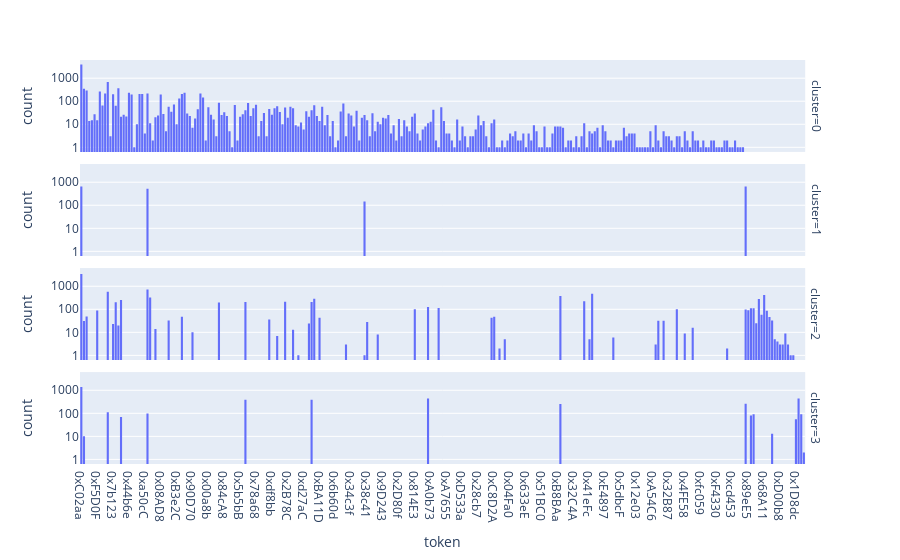

Notebook code for this chart:
### Code cell
def token_df(X):
    def select(i):
        df = X[[f"token{i}",'cluster']]
        df = df.rename(columns = {f"token{i}":'token'})
        df.token = df.token.str[:7]
        return df
    return pd.concat([select(1), select(2), select(3)],axis=0)

def token_distribution(df):
    fig = px.histogram(df, x="token", facet_row="cluster",  facet_col_wrap=2, log_y=True, category_orders={"cluster": ["0","1","2","3"]})
    fig.show()
    
tdf = token_df(fX_train) 
token_distribution(tdf)

### Figure 1 — Plotly figure (JSON) as saved in the notebook; plotly's stock layout.template omitted (floating-point values rounded to 4 significant figures; data arrays with more than 128 entries replaced by an {"elided": "..."} marker saying what was removed)
{"data": [{"alignmentgroup": "True", "bingroup": "x", "hovertemplate": "cluster=0<br>token=%{x}<br>count=%{y}<extra></extra>", "legendgroup": "", "marker": {"color": "#636efa", "pattern": {"shape": ""}}, "name": "", "offsetgroup": "", "orientation": "v", "showlegend": false, "type": "histogram", "x": {"elided": "11670 str values"}, "xaxis": "x4", "yaxis": "y4"}, {"alignmentgroup": "True", "bingroup": "x", "hovertemplate": "cluster=1<br>token=%{x}<br>count=%{y}<extra></extra>", "legendgroup": "", "marker": {"color": "#636efa", "pattern": {"shape": ""}}, "name": "", "offsetgroup": "", "orientation": "v", "showlegend": false, "type": "histogram", "x": {"elided": "1980 str values"}, "xaxis": "x3", "yaxis": "y3"}, {"alignmentgroup": "True", "bingroup": "x", "hovertemplate": "cluster=2<br>token=%{x}<br>count=%{y}<extra></extra>", "legendgroup": "", "marker": {"color": "#636efa", "pattern": {"shape": ""}}, "name": "", "offsetgroup": "", "orientation": "v", "showlegend": false, "type": "histogram", "x": {"elided": "10161 str values"}, "xaxis": "x2", "yaxis": "y2"}, {"alignmentgroup": "True", "bingroup": "x", "hovertemplate": "cluster=3<br>token=%{x}<br>count=%{y}<extra></extra>", "legendgroup": "", "marker": {"color": "#636efa", "pattern": {"shape": ""}}, "name": "", "offsetgroup": "", "orientation": "v", "showlegend": false, "type": "histogram", "x": {"elided": "4188 str values"}, "xaxis": "x", "yaxis": "y"}], "layout": {"annotations": [{"font": {}, "showarrow": false, "text": "cluster=3", "textangle": 90, "x": 0.98, "xanchor": "left", "xref": "paper", "y": 0.1138, "yanchor": "middle", "yref": "paper"}, {"font": {}, "showarrow": false, "text": "cluster=2", "textangle": 90, "x": 0.98, "xanchor": "left", "xref": "paper", "y": 0.3712, "yanchor": "middle", "yref": "paper"}, {"font": {}, "showarrow": false, "text": "cluster=1", "textangle": 90, "x": 0.98, "xanchor": "left", "xref": "paper", "y": 0.6288, "yanchor": "middle", "yref": "paper"}, {"font": {}, "showarrow": false, "text": "cluster=0", "textangle": 90, "x": 0.98, "xanchor": "left", "xref": "paper", "y": 0.8862, "yanchor": "middle", "yref": "paper"}], "barmode": "relative", "legend": {"tracegroupgap": 0}, "margin": {"t": 60}, "xaxis": {"anchor": "y", "domain": [0, 0.98], "title": {"text": "token"}}, "xaxis2": {"anchor": "y2", "domain": [0, 0.98], "matches": "x", "showticklabels": false}, "xaxis3": {"anchor": "y3", "domain": [0, 0.98], "matches": "x", "showticklabels": false}, "xaxis4": {"anchor": "y4", "domain": [0, 0.98], "matches": "x", "showticklabels": false}, "yaxis": {"anchor": "x", "domain": [0, 0.2275], "title": {"text": "count"}, "type": "log"}, "yaxis2": {"anchor": "x2", "domain": [0.2575, 0.485], "matches": "y", "title": {"text": "count"}, "type": "log"}, "yaxis3": {"anchor": "x3", "domain": [0.515, 0.7425], "matches": "y", "title": {"text": "count"}, "type": "log"}, "yaxis4": {"anchor": "x4", "domain": [0.7725, 1], "matches": "y", "title": {"text": "count"}, "type": "log"}}}
